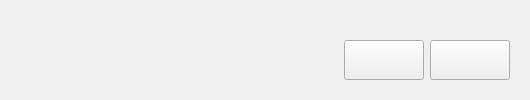
             <widget class="QWidget" name="page_5">
              <layout class="QGridLayout" name="gridLayout_2">
               <item row="6" column="0" alignment="Qt::AlignBottom">
                <widget class="QWidget" name="widget_5" native="true">
                 <layout class="QHBoxLayout" name="horizontalLayout_6">
                  <item>
                   <spacer name="horizontalSpacer_2">
                    <property name="orientation">
                     <enum>Qt::Horizontal</enum>
                    </property>
                    <property name="sizeHint" stdset="0">
                     <size>
                      <width>324</width>
                      <height>20</height>
                     </size>
                    </property>
                   </spacer>
                  </item>
                  <item>
                   <layout class="QHBoxLayout" name="horizontalLayout_7">
                    <item>
                     <widget class="QPushButton" name="stackedWidget_btn_back_2">
                      <property name="minimumSize">
                       <size>
                        <width>80</width>
                        <height>40</height>
                       </size>
                      </property>
                      <property name="maximumSize">
                       <size>
                        <width>50</width>
                        <height>50</height>
                       </size>
                      </property>
                      <property name="text">
                       <string/>
                      </property>
                      <property name="icon">
                       <iconset resource="icons/resources.qrc">
                        <normaloff>:/icons/left-arrow.ico</normaloff>:/icons/left-arrow.ico</iconset>
                      </property>
                      <property name="iconSize">
                       <size>
                        <width>30</width>
                        <height>30</height>
                       </size>
                      </property>
                     </widget>
                    </item>
                    <item>
                     <widget class="QPushButton" name="stackedWidget_btn_next_2">
                      <property name="minimumSize">
                       <size>
                        <width>80</width>
                        <height>40</height>
                       </size>
                      </property>
                      <property name="maximumSize">
                       <size>
                        <width>50</width>
                        <height>50</height>
                       </size>
                      </property>
                      <property name="text">
                       <string/>
                      </property>
                      <property name="icon">
                       <iconset resource="icons/resources.qrc">
                        <normaloff>:/icons/right-arrow.ico</normaloff>:/icons/right-arrow.ico</iconset>
                      </property>
                     </widget>
                    </item>
                   </layout>
                  </item>
                 </layout>
                </widget>
               </item>
              </layout>
             </widget>
